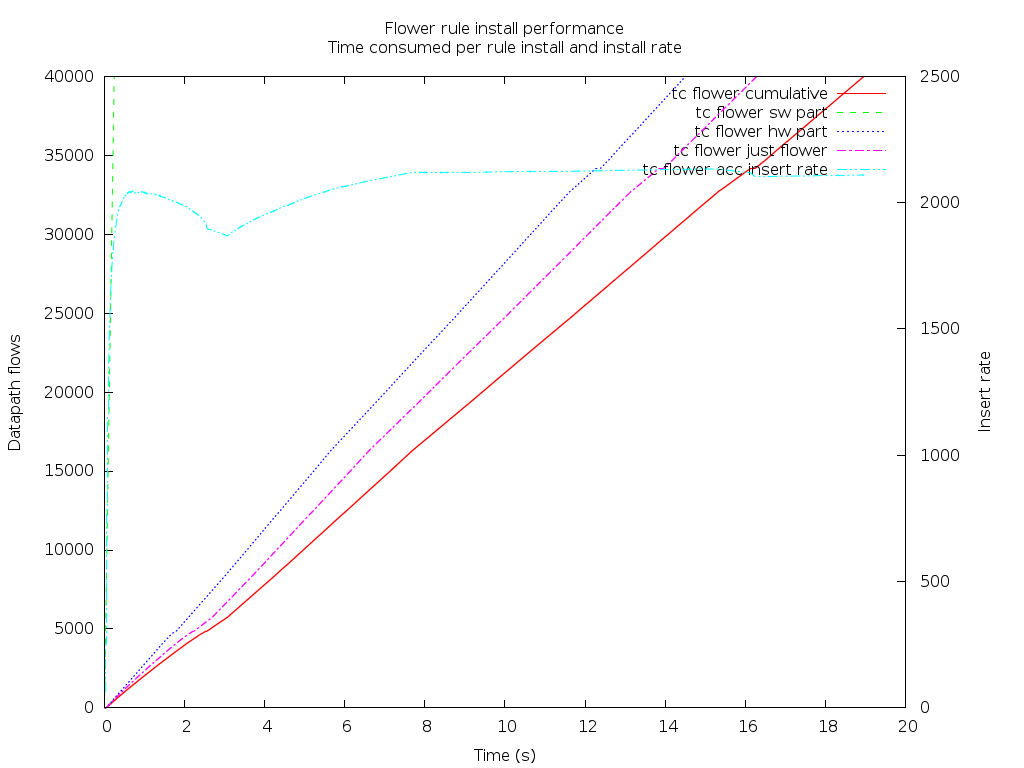

Recreate this plot in gnuplot.

        set terminal pngcairo size 1024,768 dashed
        set output "fl_change.png"
        set title "Flower rule install performance\nTime consumed per rule install and install rate"
        set xlabel "Time (s)"
        set ylabel "Datapath flows"
        set y2label "Insert rate"
        set ytics nomirror
        set y2tics

        plot              'fl_change.dat' index 0 using 1:2 title "tc flower cumulative" with lines,              'fl_change.dat' index 1 using 1:2 title "tc flower sw part" with lines,              'fl_change.dat' index 2 using 1:2 title "tc flower hw part" with lines,              'fl_change.dat' index 3 using 1:2 title "tc flower just flower" with lines,              'fl_change.dat' index 0 every ::1 using 1:($2/$1)                 title "tc flower acc insert rate" axes x1y2 with lines
        